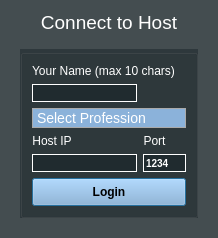
<?xml version="1.0" encoding="UTF-8"?>
<ui version="4.0">
 <class>MyDialog</class>
 <widget class="QDialog" name="MyDialog">
  <property name="geometry">
   <rect>
    <x>0</x>
    <y>0</y>
    <width>215</width>
    <height>227</height>
   </rect>
  </property>
  <property name="sizePolicy">
   <sizepolicy hsizetype="Preferred" vsizetype="Preferred">
    <horstretch>0</horstretch>
    <verstretch>0</verstretch>
   </sizepolicy>
  </property>
  <property name="minimumSize">
   <size>
    <width>0</width>
    <height>0</height>
   </size>
  </property>
  <property name="maximumSize">
   <size>
    <width>450</width>
    <height>440</height>
   </size>
  </property>
  <property name="windowTitle">
   <string>GW2DPS</string>
  </property>
  <property name="styleSheet">
   <string notr="true">QWidget { background-color: rgba(32, 43, 47, 60%); }
QWidget#widget { background-color: rgba(32, 43, 47, 0%); }
QLabel {  background-color: rgba(32, 43, 47, 0%); color: rgb(255, 255, 255); }
QLineEdit {
    background-color: #202B2F;
	color: #FFFFFF;
    border-style: outset;
    border-width: 2px;
    border-radius: 3px;
    border-color: beige;
    font: bold 10px;
}

</string>
  </property>
  <layout class="QGridLayout" name="gridLayout_2">
   <item row="0" column="0">
    <widget class="QLabel" name="label_3">
     <property name="sizePolicy">
      <sizepolicy hsizetype="Expanding" vsizetype="Fixed">
       <horstretch>0</horstretch>
       <verstretch>0</verstretch>
      </sizepolicy>
     </property>
     <property name="font">
      <font>
       <family>Leelawadee UI</family>
       <pointsize>14</pointsize>
       <weight>9</weight>
       <italic>false</italic>
       <bold>false</bold>
      </font>
     </property>
     <property name="styleSheet">
      <string notr="true">font: 75 14pt &quot;Leelawadee UI&quot;;</string>
     </property>
     <property name="text">
      <string>Connect to Host</string>
     </property>
     <property name="alignment">
      <set>Qt::AlignCenter</set>
     </property>
    </widget>
   </item>
   <item row="1" column="0">
    <widget class="QWidget" name="widget" native="true">
     <property name="sizePolicy">
      <sizepolicy hsizetype="Expanding" vsizetype="Expanding">
       <horstretch>0</horstretch>
       <verstretch>0</verstretch>
      </sizepolicy>
     </property>
     <layout class="QGridLayout" name="gridLayout_3">
      <item row="0" column="0">
       <widget class="QGroupBox" name="groupBox">
        <property name="sizePolicy">
         <sizepolicy hsizetype="Expanding" vsizetype="Expanding">
          <horstretch>0</horstretch>
          <verstretch>0</verstretch>
         </sizepolicy>
        </property>
        <property name="title">
         <string/>
        </property>
        <property name="flat">
         <bool>true</bool>
        </property>
        <property name="checkable">
         <bool>false</bool>
        </property>
        <layout class="QGridLayout" name="gridLayout">
         <item row="1" column="1">
          <widget class="QLineEdit" name="lineEdit">
           <property name="sizePolicy">
            <sizepolicy hsizetype="Expanding" vsizetype="Fixed">
             <horstretch>0</horstretch>
             <verstretch>0</verstretch>
            </sizepolicy>
           </property>
           <property name="styleSheet">
            <string notr="true">border-radius:0px;
border:1px solid #fff;</string>
           </property>
           <property name="maxLength">
            <number>10</number>
           </property>
           <property name="readOnly">
            <bool>false</bool>
           </property>
          </widget>
         </item>
         <item row="5" column="1">
          <widget class="QLineEdit" name="lineEdit_2">
           <property name="sizePolicy">
            <sizepolicy hsizetype="Expanding" vsizetype="Fixed">
             <horstretch>0</horstretch>
             <verstretch>0</verstretch>
            </sizepolicy>
           </property>
           <property name="styleSheet">
            <string notr="true">border-radius:0px;
border:1px solid #fff;</string>
           </property>
           <property name="maxLength">
            <number>100</number>
           </property>
          </widget>
         </item>
         <item row="0" column="1" colspan="2">
          <widget class="QLabel" name="label">
           <property name="sizePolicy">
            <sizepolicy hsizetype="Fixed" vsizetype="Fixed">
             <horstretch>0</horstretch>
             <verstretch>0</verstretch>
            </sizepolicy>
           </property>
           <property name="text">
            <string>Your Name (max 10 chars)</string>
           </property>
           <property name="alignment">
            <set>Qt::AlignCenter</set>
           </property>
          </widget>
         </item>
         <item row="4" column="2">
          <widget class="QLabel" name="label_5">
           <property name="sizePolicy">
            <sizepolicy hsizetype="Fixed" vsizetype="Fixed">
             <horstretch>0</horstretch>
             <verstretch>0</verstretch>
            </sizepolicy>
           </property>
           <property name="text">
            <string>Port</string>
           </property>
           <property name="alignment">
            <set>Qt::AlignCenter</set>
           </property>
          </widget>
         </item>
         <item row="5" column="2">
          <widget class="QLineEdit" name="lineEdit_3">
           <property name="sizePolicy">
            <sizepolicy hsizetype="Expanding" vsizetype="Fixed">
             <horstretch>0</horstretch>
             <verstretch>0</verstretch>
            </sizepolicy>
           </property>
           <property name="minimumSize">
            <size>
             <width>0</width>
             <height>0</height>
            </size>
           </property>
           <property name="maximumSize">
            <size>
             <width>45</width>
             <height>16777215</height>
            </size>
           </property>
           <property name="styleSheet">
            <string notr="true">border-radius:0px;
border:1px solid #fff;</string>
           </property>
           <property name="text">
            <string>1234</string>
           </property>
           <property name="maxLength">
            <number>5</number>
           </property>
          </widget>
         </item>
         <item row="4" column="1">
          <widget class="QLabel" name="label_2">
           <property name="sizePolicy">
            <sizepolicy hsizetype="Fixed" vsizetype="Fixed">
             <horstretch>0</horstretch>
             <verstretch>0</verstretch>
            </sizepolicy>
           </property>
           <property name="text">
            <string>Host IP</string>
           </property>
           <property name="alignment">
            <set>Qt::AlignCenter</set>
           </property>
          </widget>
         </item>
         <item row="6" column="1" colspan="2">
          <widget class="QPushButton" name="pushButton">
           <property name="sizePolicy">
            <sizepolicy hsizetype="Expanding" vsizetype="Fixed">
             <horstretch>0</horstretch>
             <verstretch>0</verstretch>
            </sizepolicy>
           </property>
           <property name="minimumSize">
            <size>
             <width>154</width>
             <height>0</height>
            </size>
           </property>
           <property name="layoutDirection">
            <enum>Qt::LeftToRight</enum>
           </property>
           <property name="styleSheet">
            <string notr="true">QPushButton#pushButton {
    background-color: #8BB2DA;

    font: bold 12px;
    min-width: 10em;
    padding: 6px;
}
QPushButton#pushButton:pressed {
    background-color: rgb(197,216,236);
	border-style: inset;
 
}</string>
           </property>
           <property name="text">
            <string>Login</string>
           </property>
           <property name="autoExclusive">
            <bool>false</bool>
           </property>
           <property name="autoDefault">
            <bool>true</bool>
           </property>
           <property name="default">
            <bool>false</bool>
           </property>
           <property name="flat">
            <bool>false</bool>
           </property>
          </widget>
         </item>
         <item row="2" column="1" colspan="2">
          <widget class="QComboBox" name="professionComboBox">
           <property name="styleSheet">
            <string notr="true">QComboBox {
    background-color: #8BB2DA;
	color: rgb(255, 255, 255);
    border: 1px solid #AAA;
	font-size: 14px;
}
QComboBox:editable {
    background: #8BB2DA;
	color: rgb(255, 255, 255);
}

QComboBox:on { /* shift the text when the popup opens */
    padding-top: 3px;
    padding-left: 4px;
}

QComboBox::drop-down {
    subcontrol-origin: padding;
    subcontrol-position: top right;
	color: rgb(255, 255, 255);
	border:none;


}
QComboBox::down-arrow:on { /* shift the arrow when popup is open */
    top: 1px;
    left: 1px;
}
QComboBox QAbstractItemView {
    border: 2px solid darkgray;
    selection-background-color:#8BB2DA;
	color: rgb(255, 255, 255);
}</string>
           </property>
           <property name="editable">
            <bool>false</bool>
           </property>
           <property name="currentText">
            <string>Select Profession</string>
           </property>
           <property name="currentIndex">
            <number>0</number>
           </property>
           <property name="maxVisibleItems">
            <number>10</number>
           </property>
           <item>
            <property name="text">
             <string>Select Profession</string>
            </property>
           </item>
           <item>
            <property name="text">
             <string>Elementalist</string>
            </property>
           </item>
           <item>
            <property name="text">
             <string>Engineer</string>
            </property>
           </item>
           <item>
            <property name="text">
             <string>Guardian</string>
            </property>
           </item>
           <item>
            <property name="text">
             <string>Mesmer</string>
            </property>
           </item>
           <item>
            <property name="text">
             <string>Necromancer</string>
            </property>
           </item>
           <item>
            <property name="text">
             <string>Ranger</string>
            </property>
           </item>
           <item>
            <property name="text">
             <string>Revenant</string>
            </property>
           </item>
           <item>
            <property name="text">
             <string>Thief</string>
            </property>
           </item>
           <item>
            <property name="text">
             <string>Warrior</string>
            </property>
           </item>
          </widget>
         </item>
        </layout>
       </widget>
      </item>
     </layout>
    </widget>
   </item>
  </layout>
 </widget>
 <resources/>
 <connections/>
</ui>
